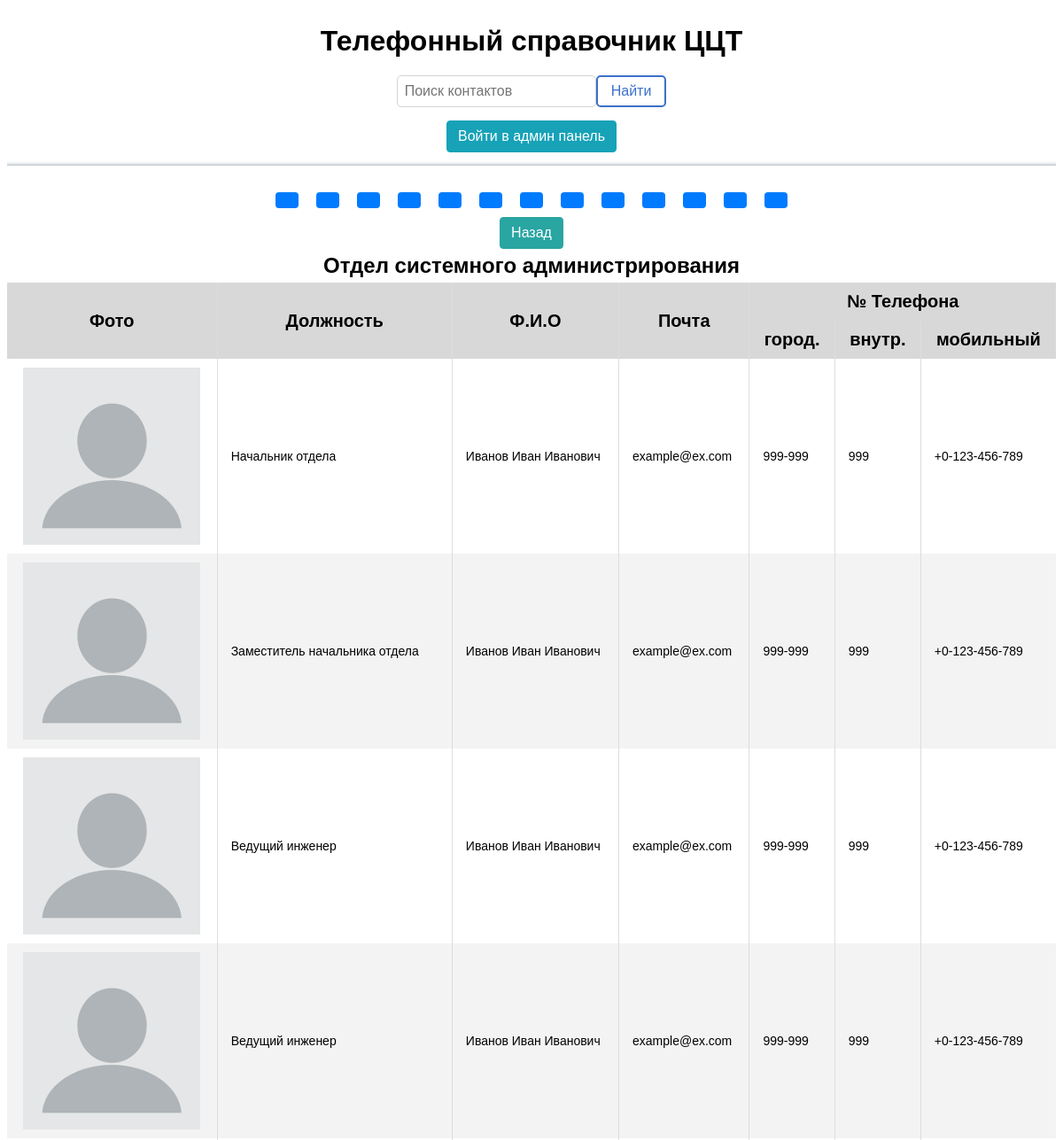
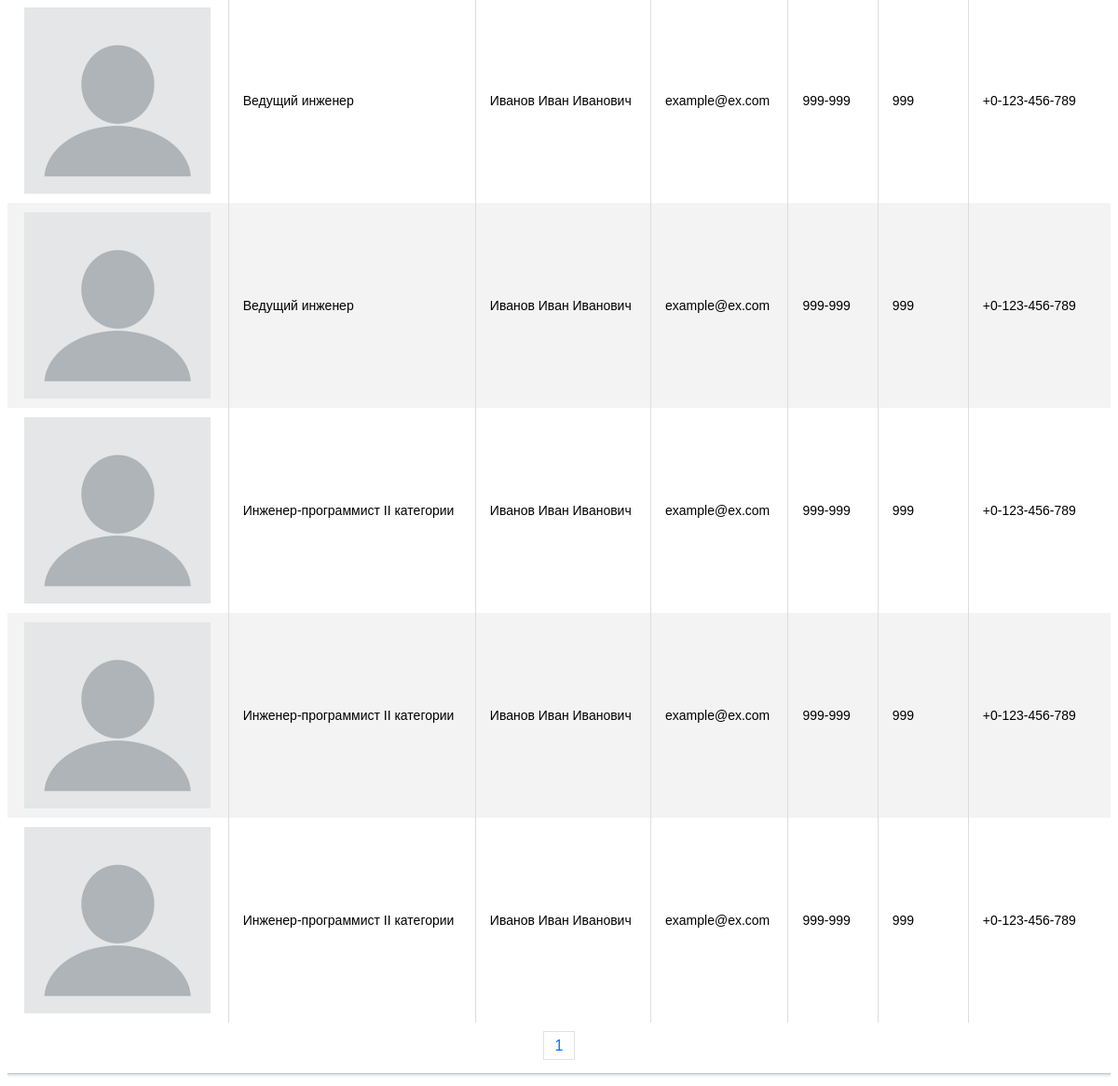
The page /contacts.php?id=2 on the database its author committed (2 pictures, top to bottom).
### tables this page shows
CREATE TABLE `department` (
  `id` int NOT NULL COMMENT 'ID',
  `name` varchar(110) NOT NULL COMMENT 'Название отдела',
  `abbreviation` varchar(250) DEFAULT NULL COMMENT 'Сокр. название'
);

CREATE TABLE `contacts` (
  `id` int NOT NULL COMMENT 'ID',
  `title` char(60) NOT NULL COMMENT 'Должность',
  `name` char(60) NOT NULL COMMENT 'Ф.И.О',
  `mail` char(50) NOT NULL COMMENT 'Почта',
  `landline_phone` varchar(50) NOT NULL COMMENT 'Город. номер',
  `extension_phone` varchar(150) NOT NULL COMMENT 'Внутр. номер',
  `mobile_phone` varchar(50) NOT NULL COMMENT 'Мобильный номер',
  `department` int NOT NULL COMMENT 'Отдел',
  `priority` int NOT NULL COMMENT 'Приоритет',
  `photo` varchar(250) DEFAULT NULL COMMENT 'Фотография'
);

### contacts.php (the view, shortened to what this page needs)
<!DOCTYPE html>
<html>
	<head>
		<link rel="stylesheet" type="text/css" href="css/main.css">
	</head>
	<body>
		<header>
			<div class="title">
				<h1><a href="index.php">Телефонный справочник ЦЦТ</a></h1>
			</div>
			<div class="search">
				<div class="search_form">
					<form action="functions/search.php" method="get">
		                <input type="search" name="q" autocomplete="off" placeholder="Поиск контактов">
		                <button type="submit">Найти</button>
		            </form>
		        </div>
	    	</div>
	    	<?php
			if (isset($_SESSION["login"]) && isset($_SESSION["password"])) {
				echo "
				<div class=admin_panel>
		    		<div class=admin_panel_exit>
		    			<a href=admin/logout.php class=\"button contact_delete\">Выйти</a>
		    		</div>
		    		<div class=admin_panel_add>
			        	<a href=functions/new.php?handbook=new class=\"button contact_add\">Добавить контакт</a>
			        </div>
			        <div class=admin_panel_php>
		    			<a href=http://phonebook.udm/phpmyadmin/index.php class=button>Войти в PhpMyAdmin</a>
		    		</div>
	    		</div>";
			} else {
				echo "
			  	<div class=admin_panel>
			  		<div class=admin_panel_php>
			  			<a href=admin/admin.php class=button>Войти в админ панель</a>
			  		</div>
			  	</div>
			  	";
			}
			?>
    	</header>
    	<main>
			<div class="departmentss">
				<?php
					include 'functions/connection_bd.php';
					$str_out_cats = "SELECT * FROM `department` ORDER BY `id`";
					$run_out_cats = mysqli_query($connect,$str_out_cats);
					$count=mysqli_num_rows($run_out_cats);
					if ($count>=1) {
						while ($out = mysqli_fetch_array($run_out_cats)) {
							echo "<div><a class=\"button departmentss_select\" href=contacts.php?id=$out[id]> $out[abbreviation]</a></div>";
						}
					}else {
						echo "<div class=search_result>
								<h2>Список отделов пуст :(</h2>
							</div>";
					}
				?>
			</div>
    		<div class="search_result">
    			<a class="button button_back search_result" href="index.php">Назад</a>
    			<?php
    				$id = $_GET['id'];
    				include 'functions/connection_bd.php';
                    $str_out_cats = "SELECT * FROM `department` WHERE `id` = '$id'";
                    $run_out_cats = mysqli_query($connect,$str_out_cats);
                    while ($out = mysqli_fetch_array($run_out_cats)) {
                    	echo "<h2>$out[name] $out[abbreviation]</h2>";
                    }
    			?>
    		</div>
				<?php
	                include 'functions/connection_bd.php';
					if (isset($_GET['page'])) {
	                    $page = $_GET['page'];
	                } else {
	                    $page = 1;
	                }
	                $id = $_GET['id'];
	                $limit = 15;
	                $offset = ($page - 1) * $limit;
	                $str_out_cats = "SELECT * FROM `contacts` WHERE `department` = '$id' ORDER BY `priority` ASC, `id` ASC LIMIT $offset, $limit";
	                $run_out_cats = mysqli_query($connect,$str_out_cats);
	                $count=mysqli_num_rows($run_out_cats);
	                if ($count>=1) {
	                	echo "
	                    <table class=table>
	                    <thead>
	                        <tr>
	                            <th rowspan=2>Фото</th>
	                            <th rowspan=2>Должность</th>
	                            <th rowspan=2>Ф.И.О</th>
	                            <th rowspan=2>Почта</th>
	                            <th colspan=3>№ Телефона</th>
	                            ";
	                        echo "
	                        </tr>
	                        <tr>
	                            <th>город.</th>
	                            <th>внутр.</th>
	                            <th>мобильный</th>
	                        </tr>
	                    </thead>
	                    <tbody>";
	                    while ($out = mysqli_fetch_array($run_out_cats)) {
	                        echo "
	                        <tr>
	                            <td><img class=table_photo src=\"/img/photos/$out[photo]\" onerror=\"this.onerror=null; this.src='/img/photos/default.png'\"></td>
	                            <td>$out[title]</td>
	                            <td>$out[name]</td>
	                            <td>$out[mail]</td>
	                            <td>$out[landline_phone]</td>
	                            <td>$out[extension_phone]</td>
	                            <td>$out[mobile_phone]</td>
	                            ";
	                        echo "</tr>";
	                    }
                    echo "</tbody>";
	            	} else {
	            		echo "<div class=search_result>
	                    		<h2>Список контактов пуст :(</h2>
	                		</div>";
	            	}
	            ?>
			</table>
			<div class="pagination">
				<nav>
					<ul>
						<?php
						if ($count>=1) {
							$id = $_GET['id'];
				            $query = "SELECT COUNT(*) FROM `contacts` WHERE `department` = '$id'";
				            $run_out_pages = mysqli_query($connect,$query);
				            $count = mysqli_fetch_array($run_out_pages)['0'];
				            $pages = ceil($count / $limit);
				            $id = $_GET['id'];
				            for ($i=1; $i <= $pages ; $i++) {
				                echo "<li>
				                        <a class=page_link href=?id=$id&page=$i>$i</a>
				                    </li>
				                ";
				            }
				        } else {
				        	echo " ";
				        }
				        ?>
	        		</ul>
	        	</nav>
	        </div>
    	</main>
		<footer>
		</footer>
	</body>
</html>

### css/main.css (style rules this page uses)
body { font-family: sans-serif; }
header { box-shadow: 0px -5px 5px -5px rgba(34, 60, 80, 0.6) inset; }
main { padding: 20px 0px 20px 0px; }
footer { box-shadow: 0px 5px 5px -5px rgba(34, 60, 80, 0.6) inset; padding: 10px 0px 10px 0px; }
li { list-style-type: none; }
.title { padding-top: 20px; padding-bottom: 20px; }
h1, h2 { text-align: center; margin: 0px; }
h1 a { text-decoration: none; color: black; }
.search { display: flex; justify-content: center; }
.search_form > form > input { padding: 8px; font-size: 16px; border: 1px solid lightgrey; float: left; border-radius: 5px; transition: 0.2s; }
.search_form > form > button { float: left; padding: 7px 15px 7px 15px; color: #3b71ca; font-size: 16px; border: 2px solid #3b71ca; cursor: pointer; border-radius: 5px; background-color: white; transition: 0.2s; }
.admin_panel { display: flex; justify-content: space-around; padding: 15px 0px 15px 0px; }
.admin_panel_php > a { color: #fff; background-color: #17a2b8; border-color: #17a2b8; }
.departmentss { width: fit-content; display: flex; justify-content: space-around; margin: auto; flex-wrap: wrap; }
.departmentss > div { margin: 10px; display: flex; justify-content: center; }
.departmentss_select { text-align: center; color: #fff; background-color: #007bff; border-color:#007bff; }
.table { width: 100%; border: none; border-collapse: collapse; }
.table thead th { font-weight: bold; border: none; padding: 10px 15px; background: #d8d8d8; font-size: 20px; border-left: 1px solid #ddd; border-right: 1px solid #ddd; text-align: center; }
.table tbody td { text-align: left; border-left: 1px solid #ddd; border-right: 1px solid #ddd; padding: 10px 15px; font-size: 14px; }
.table thead tr th:first-child, .table tbody tr td:first-child { border-left: none; }
.table thead tr th:last-child, .table tbody tr td:last-child { border-right: none; }
.table tbody tr:nth-child(even) { background: #f3f3f3; }
.table_photo { display: block; margin: auto; width: 200px; }
.button { text-decoration: none; padding: 0.5rem 0.75rem; border-radius: 0.25rem; display: inline-block; border: 1px solid transparent; transition: 0.3s; font-size: 16px; }
.button_back { color: #fff; background-color: #29a5a2;; border-color: #29a5a2;; }
.search_result { text-align: center; margin-bottom: 5px; }
.pagination { text-align: center; }
.pagination ul { display: flex; justify-content: center; padding-left: 0px; margin-bottom: 0px; }
.page_link { text-decoration: none; border: 1px solid #dee2e6; padding: 0.375rem 0.75rem; color: #0d6efd; }

### rows shown on the page
department: name "Отдел системного администрирования"
contacts: photo (placeholder picture), title "Начальник отдела", name "Иванов Иван Иванович", mail "example@ex.com", landline_phone "999-999", extension_phone "999", mobile_phone "+0-123-456-789"
contacts: photo (placeholder picture), title "Заместитель начальника отдела", name "Иванов Иван Иванович", mail "example@ex.com", landline_phone "999-999", extension_phone "999", mobile_phone "+0-123-456-789"
contacts: photo (placeholder picture), title "Ведущий инженер", name "Иванов Иван Иванович", mail "example@ex.com", landline_phone "999-999", extension_phone "999", mobile_phone "+0-123-456-789"
contacts: photo (placeholder picture), title "Ведущий инженер", name "Иванов Иван Иванович", mail "example@ex.com", landline_phone "999-999", extension_phone "999", mobile_phone "+0-123-456-789"
contacts: photo (placeholder picture), title "Ведущий инженер", name "Иванов Иван Иванович", mail "example@ex.com", landline_phone "999-999", extension_phone "999", mobile_phone "+0-123-456-789"
contacts: photo (placeholder picture), title "Ведущий инженер", name "Иванов Иван Иванович", mail "example@ex.com", landline_phone "999-999", extension_phone "999", mobile_phone "+0-123-456-789"
contacts: photo (placeholder picture), title "Инженер-программист II категории", name "Иванов Иван Иванович", mail "example@ex.com", landline_phone "999-999", extension_phone "999", mobile_phone "+0-123-456-789"
contacts: photo (placeholder picture), title "Инженер-программист II категории", name "Иванов Иван Иванович", mail "example@ex.com", landline_phone "999-999", extension_phone "999", mobile_phone "+0-123-456-789"
contacts: photo (placeholder picture), title "Инженер-программист II категории", name "Иванов Иван Иванович", mail "example@ex.com", landline_phone "999-999", extension_phone "999", mobile_phone "+0-123-456-789"
